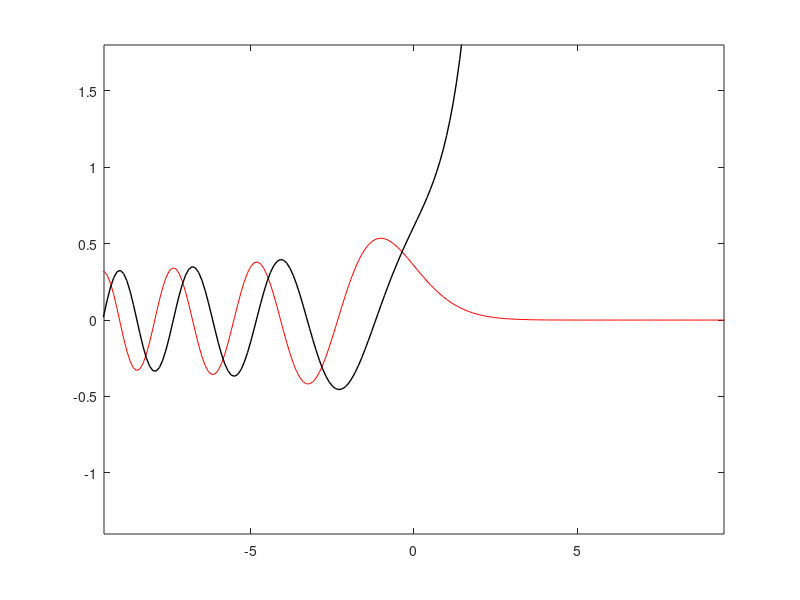

Recreate this plot in MATLAB. (Note: this script raises an error after producing the figure.)

% CREATE THE AIRY PLOTS AND SURFACES

clear
close all

% create meshgrid
max = 4;
min = -max;
steps = (max - min)/100;
a = min:steps:max;
b = a;
[A,B] = meshgrid(a,b);
Z = A+1i.*B;

% plot 2d AIRY function solutions
x = -10:0.1:10;
ai = airy(x);
bi = airy(2,x);
j = figure;
plot(x,ai,'-r',x,bi,'-k', 'LineWidth', 1)
axis([-9.5 9.5 -1.4 1.8]);
ax = gca;
ax.XAxisLocation = 'origin';
ax.YAxisLocation = 'origin';
ax.Box = 'off';
ax.XTick = ([-8,-6,-4,-2,0,2,4,6,8]);

% % save as a pdf
% set(gcf, 'Position',  [50, 50, 550, 450])
% ax = gca;
% ax.FontSize = 12; 
% set(j,'Units','Inches');
% pos = get(j,'Position');
% set(j,'PaperPositionMode','Auto','PaperUnits','Inches','PaperSize', [6,5])
% print(j,'airy2d','-dpdf','-r0')


% STEEPEST DESCENT
% set theta:
theta = 0;

% set phi function
f_func = @(Z) Z.*exp(1i*theta)-Z.^3/3;
f = f_func(Z);

% define saddle points
w_1 = exp(1i*theta/2);
w_2 = -exp(1i*theta/2);
f_w_1 = f_func(w_1);
f_w_2 = f_func(w_2);

% get real, imag, abs data
temp = airy(Z);
re = real(temp);
im = imag(temp);
v = real(airy(w_1));
v2 = real(airy(w_2));

%%
% plot REAL AIRY 3D surface
h = figure;
surfc(a,b,re,'FaceAlpha',0.45)
hold on
colormap(winter)
axis([min max min max -1 1])
caxis([min max])

plot3(real(a),imag(a),airy(a),'r','LineWidth',2)

% save as high res png
set(gcf, 'Position',  [50, 50, 550, 450])
ax = gca;
ax.FontName = 'Times';
ax.FontSize = 12; 
xlabel('$\Re(x)$','Interpreter','Latex')
ylabel('$\Im(x)$','Interpreter','Latex')
zlabel('$\Re\big(\mathrm{Ai}(x)\big)$','Interpreter','Latex')
set(h,'Units','Inches');
pos = get(h,'Position');
set(h,'PaperPositionMode','Auto','PaperUnits','Inches','PaperSize', [5,4])
print(h,'airy.png','-dpng','-r300'); 
hold off


% % plot IMAGINARY PART
% figure
% surfc(a,b,im,'FaceAlpha',0.55)
% colormap(bone)
% axis([min max min max min max])
% caxis ([min max])
% xlabel('Real(z)')
% ylabel('Imag(z)')


%%
% 2D CONTOUR PLOTS with imaginary contour through saddles

% figure()
% p = pcolor(A,B,real(f-f_w_2));

% % plot features
% xlabel('Real(z)')
% ylabel('Imag(z)')
% set(p, 'EdgeColor', 'none', 'FaceColor', 'interp');
% colorbar
% hold on
% [C1, h] = contour(A,B, imag(f-f_w_1), [0, 0], 'b', 'LineWidth', 1);
% [C2, h] = contour(A,B, imag(f-f_w_2), [0, 0], 'r', 'LineWidth', 1);

% % add the locations of the saddle points
% plot(real(w_1),imag(w_1),'ko', 'MarkerSize',5, 'MarkerFaceColor', 'b')
% plot(real(w_2),imag(w_2),'ko', 'MarkerSize',5, 'MarkerFaceColor', 'r')
% hold off

%%

% AIRY 2D CONTOUR PLOT WITH INTEGRAL PATH

% create meshgrid
a = min:steps:max;
b = a;
[A,B] = meshgrid(a,b);
Z = A+1i.*B;

close all

% contour plot
h = figure();
set(gcf, 'Position',  [400, 400, 400, 330])
contourf(A,B,real(f),30,'LineWidth',0.2);
hold on

% plot formatting
xticks([])
yticks([])
caxis([-30,30])
colormap(winter)
ylim([min,max])
xlabel('$\Re(z)$','Interpreter','Latex')
ylabel('$\Im(z)$','Interpreter','Latex')
c.Ticks = ([]);

% add the saddle points
plot(real(w_1),imag(w_1),'ko', 'MarkerSize',7, 'MarkerFaceColor', 'w','MarkerEdgeColor','w')
plot(real(w_2),imag(w_2),'ko', 'MarkerSize',7, 'MarkerFaceColor', 'w','MarkerEdgeColor','w')

% plot the path of integration
fplot(@(x) sqrt(3*((x).^2-1)),[min,0], 'w', 'LineWidth',2,'ShowPoles','off')
fplot(@(x) -sqrt(3*((x).^2-1)),[min,0], 'w', 'LineWidth',2,'ShowPoles','off')

% save as pdf
set(gcf, 'Position',  [50, 50, 450, 400])
ax = gca;
ax.FontSize = 12; 
set(h,'Units','Inches');
pos = get(h,'Position');
set(h,'PaperPositionMode','Auto','PaperUnits','Inches','PaperSize', [6.3,5.4])
print(h,'airy_fplot','-dpdf','-r0')


hold off
%%

% PLOT AIRY EXPONENT WITH INTEGRAL CONTOUR 
close all
disp('run')

% plot phi(w)
h = figure;
surfc(a,b,real(f),'FaceAlpha',0.75)

% format plot
colormap(winter)
caxis([min max])
axis([min max min max min max])

hold on

% mark on plot the saddle points
plot3(real(w_1),imag(w_1),real(f_w_1),'ko', 'MarkerSize',7, 'MarkerFaceColor', 'w')
plot3(real(w_2),imag(w_2),real(f_w_2),'ko', 'MarkerSize',7, 'MarkerFaceColor', 'w')

% PLOTTING CONTOURS
inputdata = imag(f-f_w_2);
inputdata(real(f-f_w_2)>0) = nan;
inputdata(real(A)>0) = nan;
C1 = contourc(a,b,inputdata,[0,0]);
S1 = contourdata(C1);

for j = 1:length(S1)
    xx = S1(j).x;
    yy = S1(j).y;
    zz = xx + 1i*yy;
    ff = f_func(zz);
    plot3(real(zz), imag(zz), real(ff), 'w', 'LineWidth', 2);
end

% save as high res png
set(gcf, 'Position',  [50, 50, 550, 450])
ax = gca;
ax.FontSize = 12; 
set(h,'Units','Inches');
pos = get(h,'Position');
set(h,'PaperPositionMode','Auto','PaperUnits','Inches','PaperSize', [5,4])
print(h,'airyexponent.png','-dpng','-r300');

hold off



